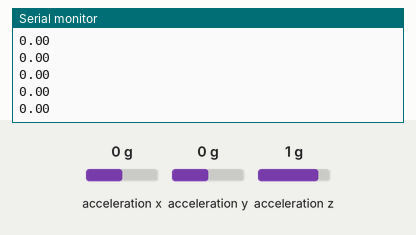
This sketch was run on a simulated Arduino Uno, built with avr-gcc and run on an emulated ATmega328P. On the bench: the last lines printed to the serial monitor. The test bench sets the inputs (shaded band); at power-on: acceleration x 0 g, acceleration y 0 g, acceleration z 1 g.

Above: at 1.2 s.
1.3 s: acceleration x set to -1.4 g
At 2.2 s:
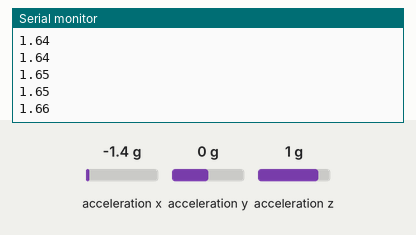
2.8 s: acceleration y set to -1.4 g
At 3.6 s:
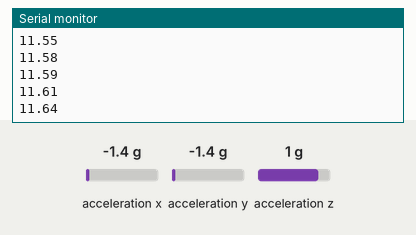
Timing chart, 0 to 4.3 s (numbered marks = the images above; inputs shaded):
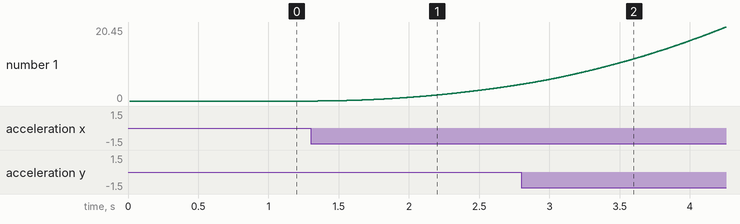

The sketch:

velalt_test.ino
```cpp
#include <Wire.h>
#include <Adafruit_Sensor.h>
#include <Adafruit_ADXL345_U.h>

Adafruit_ADXL345_Unified accel = Adafruit_ADXL345_Unified(69);


double accZ;
double accX;
double accY;
double accZCal = 0;
int calSamps = 10;
double accMag;

double velZ = 0;

double altZ = 0;

double t0;
double tf;
double deltat;

void calibrate(void)
{
  for (int i=0;i < 10;i++){
    sensors_event_t event;
    accel.getEvent(&event);

    accZ = event.acceleration.z;
    accZCal = accZCal + accZ;
  }
  accZCal = accZCal/calSamps;
}

void getAlt(void)
{
  altZ = altZ + deltat*velZ;
}
void getVel(void)
{
  velZ = velZ + deltat*accMag;
}
void getAcc(void)
{
  sensors_event_t event;
  accel.getEvent(&event);

  accX = event.acceleration.x;
  accY = event.acceleration.y;
  accZ = event.acceleration.z;
  accMag = sqrt(pow(accX,2)+pow(accY,2)+pow(accZ,2))-accZCal;
}

void setup() {
  t0 = millis();
  Serial.begin(230400);
  accel.begin();
  accel.setRange(ADXL345_RANGE_4_G);
  calibrate();
  tf = millis();
  deltat = (tf-t0)/1000;
}

void loop() {
  t0 = millis();
  getAcc();
  getVel();
  getAlt();
  tf = millis();
  deltat = (tf-t0)/1000;
  Serial.println(altZ);
}
```

Measured:
- after the input at 1.3 s, the serial monitor: prints a new line after 0.05 s (image 1)
- plotted number 1: 0 → 4.61 after the input at 1.3 s
